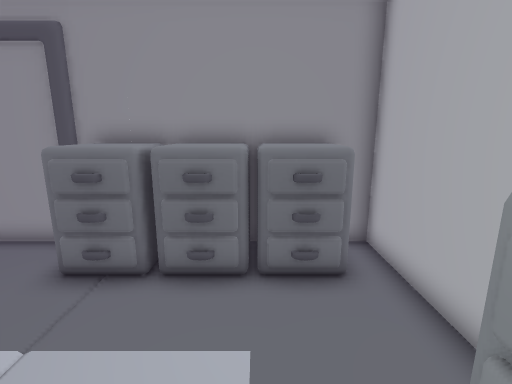
view 1 (above)

17 first-person views from a walk through a Unity game level. The camera is 1.4 m above the floor, tilts 12° down and sees 85° across. The floor is counted in squares, 0.41 m on a side. Each view is taken from the middle of a square. On the plan, view 1 faces up. The plan holds only what a view shows up to about 20 squares ahead; the rest is blank. The player is left out. Some animated figures are left out.

view 2
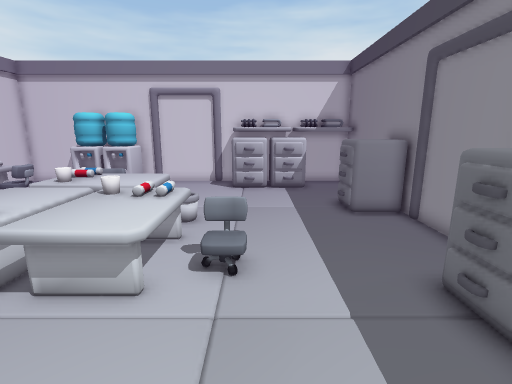

view 3
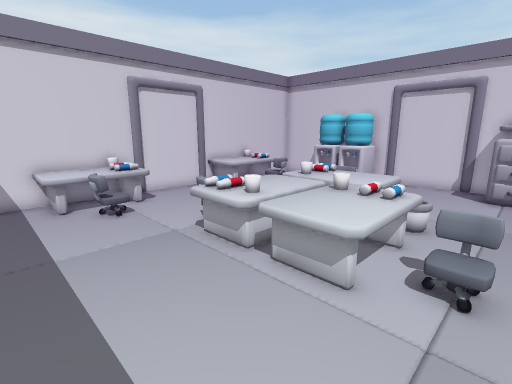

view 4
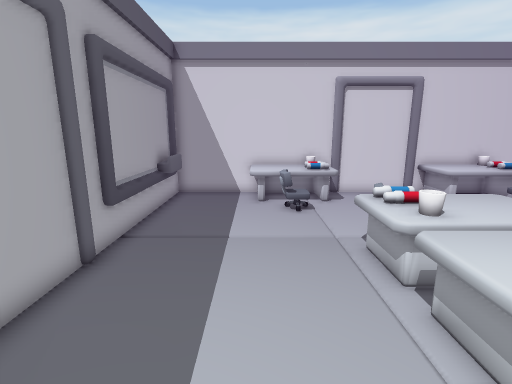

view 5
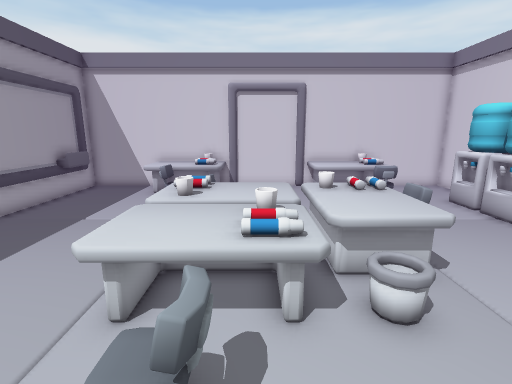

view 6
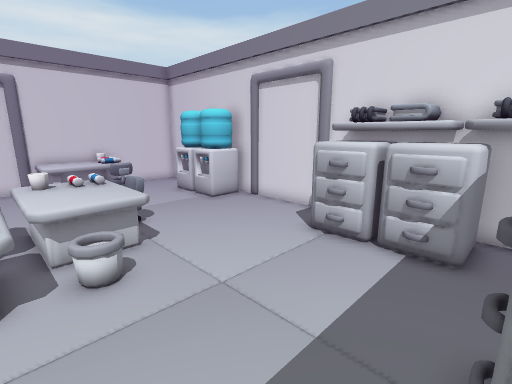

view 7
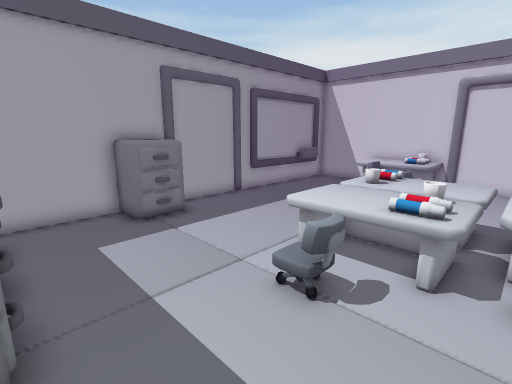

view 8
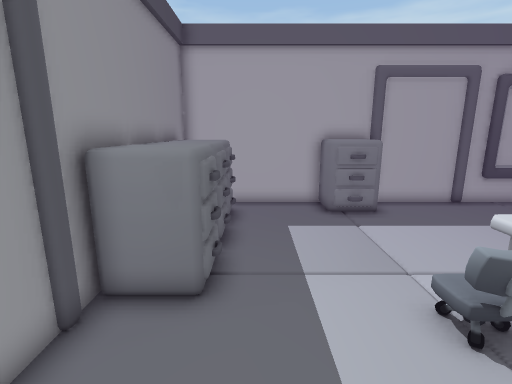

view 9
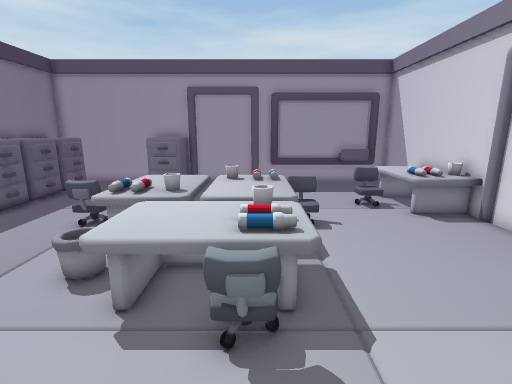

view 10
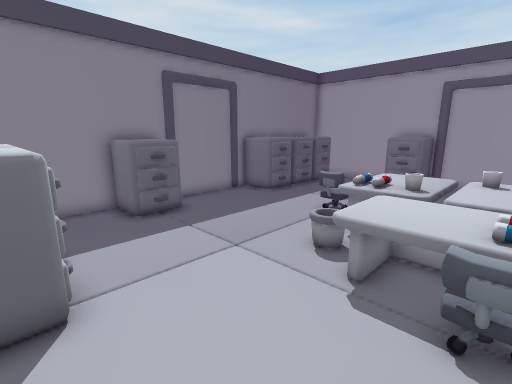

view 11
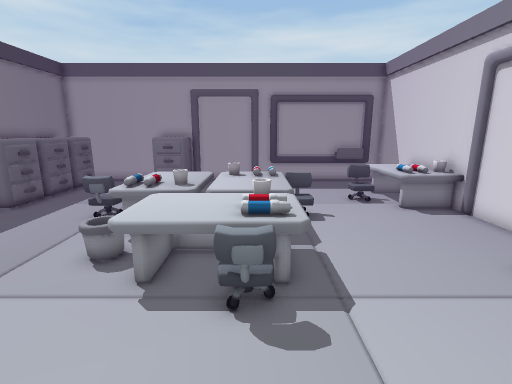

view 12
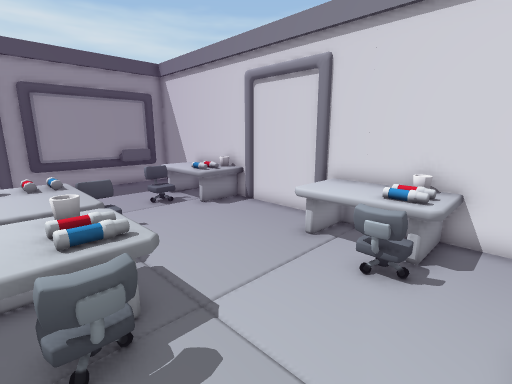

view 13
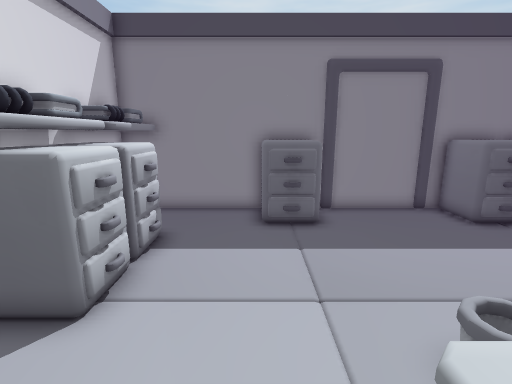

view 14
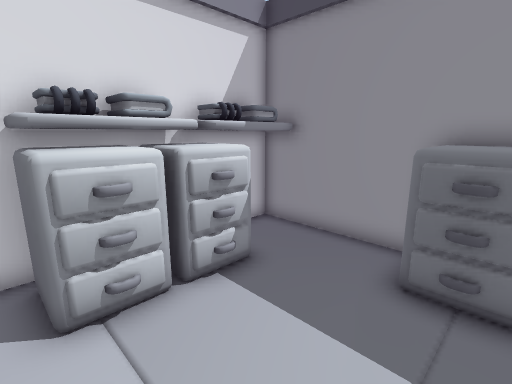

view 15
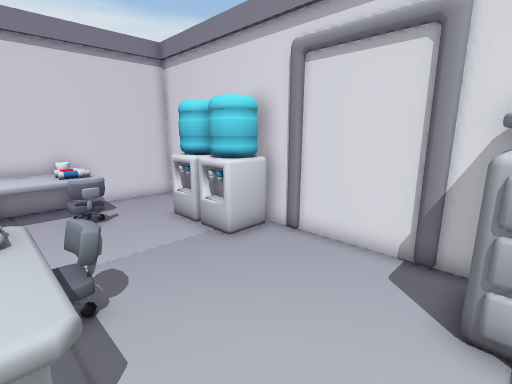

view 16
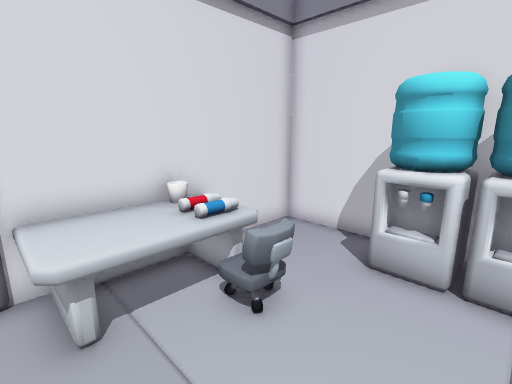

view 17
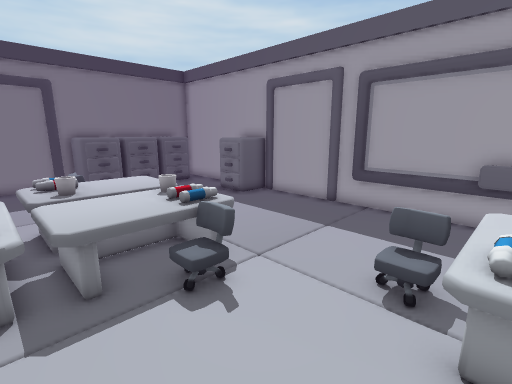

### Floor plan
Points are (right, up) in squares from view 1. A wall is a line through its corners. A room is listed if a view was taken in it or the views show most of it. See-through windows are left out.
Room 1 (views 1, 2, 3, 4, 5, 6, 7, 8, 9, 10, 11, 12, 13, 14, 15, 16, 17)
walls: (-18.9, -5.1) (-18.9, -14) (-14.4, -14); (-18.9, -0.9) (-18.9, -4.7); (-9.6, -14) (-5.8, -14); (-10.6, -14) (-10, -14); (-5.4, -14) (-4.4, -14); (-10, 8.4) (-18.9, 8.4) (-18.9, -0.5); (-5.8, 8.4) (-9.6, 8.4); (3.5, -4.8) (3.5, -0.9); (3.5, -0.5) (3.5, 8.4) (-5.4, 8.4); (-0.6, -14) (3.5, -14) (3.5, -5.1)
low walls: (2.8, -12.5) (2.8, -10.7); (3.2, -13) (3.2, -6.1)
objects: other object (-18, -10) to (-17, -9); other object (-18, -8) to (-17, -6); other object (-18, 1) to (-18, 3); cabinet (-18, 4) to (-16, 5); other object (-18, 5) to (-17, 8); cabinet (-17, 1) to (-16, 3); desk (-15, -14) to (-10, -11); chair (-14, -10) to (-13, -10); cabinet (-13, 6) to (-11, 8); desk (-12, -6) to (-9, -2); chair (-12, -5) to (-12, -4); desk (-8, -6) to (-4, -4); desk (-8, -3) to (-4, 0); chair (-6, 2); desk (-5, -14) to (-1, -11); chair (-5, -7) to (-5, -6); cabinet (-5, 6) to (-3, 8); chair (-2, -10); cabinet (-2, 6) to (-1, 8); cabinet (0, 6) to (2, 8); cabinet (1, 0) to (3, 2)

Positions as (right, up) in squares from view 1, and headings:
1: (0, 0), facing up
2: (1, 2), facing left
3: (1, 2), facing down-left
4: (-1, 2), facing down
5: (-7, 4), facing down
6: (-8, 6), facing down-left
7: (-9, 6), facing down-right
8: (-10, 5), facing right
9: (-16, -5), facing right
10: (-17, -5), facing up-right
11: (-17, -5), facing right
12: (-16, -4), facing down-right
13: (-13, -4), facing up
14: (-11, 0), facing up-left
15: (-11, 1), facing down-left
16: (-10, -7), facing down-left
17: (-9, -12), facing up-right
